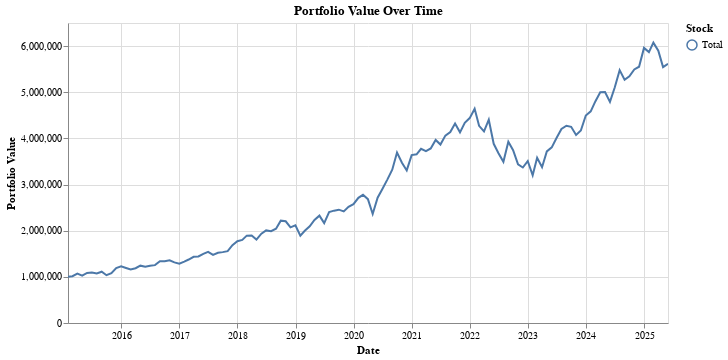
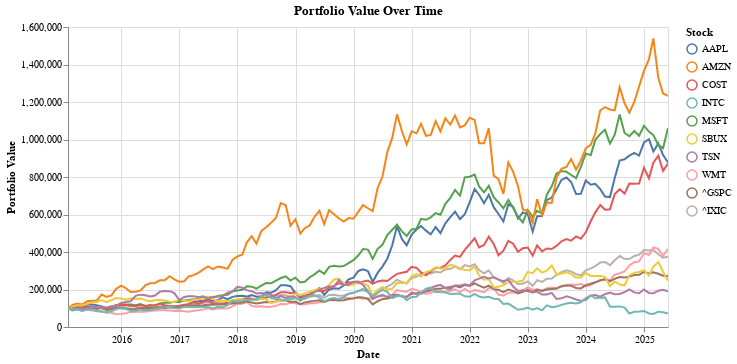

The cell these charts' notebook holds for them, in order:
### Markdown cell above
The initial and ending values of the portfolio are printed for each stock and for the total amount.

The plots can show how your portfolio value evolved over time using your initial stock allocations. Feel free to alter the initial investment amount if you want to get an idea of your own personal finances.

- The **"Total" line** represents the entire portfolio’s value.
- The **colored lines** show how much each individual stock contributed to the total.
- **Hover over** the chart to see daily values and compare how stocks performed relative to each other.

Questions to Ask Yourself:
- Consistency: Do values rise steadily or fluctuate a lot?
- Dominance: Are certain stocks pulling most of the weight?
- Volatility: Are there sharp dips or spikes in certain assets?
- Results: Which stocks end with a higher value and which end with a lower value?

### Code cell
initial_investment_amount = 1e6

returns = calculate_returns(initial_investment_amount, dataframes, allocations)

graph_returns(returns, True, True)

### Figure 1 — Vega-Lite specification as saved in the notebook (floating-point values rounded to 4 significant figures)
{"config": {"view": {"continuousWidth": 300, "continuousHeight": 300}}, "layer": [{"mark": {"type": "line"}, "encoding": {"color": {"field": "Stock", "title": "Stock", "type": "nominal"}, "x": {"field": "Date", "title": "Date", "type": "temporal"}, "y": {"field": "Value", "title": "Portfolio Value", "type": "quantitative"}}, "name": "view_1"}, {"mark": {"type": "point"}, "encoding": {"color": {"field": "Stock", "title": "Stock", "type": "nominal"}, "opacity": {"condition": [{"param": "param_1", "value": 1, "empty": false}], "value": 0}, "x": {"field": "Date", "title": "Date", "type": "temporal"}, "y": {"field": "Value", "title": "Portfolio Value", "type": "quantitative"}}}, {"mark": {"type": "rule", "color": "gray"}, "encoding": {"opacity": {"condition": [{"param": "param_1", "value": 0.3, "empty": false}], "value": 0}, "tooltip": [{"field": "Date", "title": "Date", "type": "temporal"}, {"field": "Total", "format": ".2f", "type": "quantitative"}], "x": {"field": "Date", "type": "temporal"}}, "name": "view_2", "transform": [{"pivot": "Stock", "value": "Value", "groupby": ["Date"]}]}], "data": {"name": "data-1d370d124ce98fe10962d7f57c570203"}, "height": 300, "params": [{"name": "param_2", "select": {"type": "interval", "encodings": ["x", "y"]}, "bind": "scales", "views": ["view_1"]}, {"name": "param_1", "select": {"type": "point", "fields": ["Date"], "nearest": true, "on": "mouseover"}, "views": ["view_2"]}], "title": "Portfolio Value Over Time", "width": 600, "$schema": "https://vega.github.io/schema/vega-lite/v5.20.1.json", "datasets": {"data-1d370d124ce98fe10962d7f57c570203": [{"Date": "2015-01-31T00:00:00-05:00", "Stock": "Total", "Value": 1000000.0}, {"Date": "2015-02-28T00:00:00-05:00", "Stock": "Total", "Value": 1015000.0}, {"Date": "2015-03-31T00:00:00-04:00", "Stock": "Total", "Value": 1069000.0}, {"Date": "2015-04-30T00:00:00-04:00", "Stock": "Total", "Value": 1026000.0}, {"Date": "2015-05-31T00:00:00-04:00", "Stock": "Total", "Value": 1085000.0}, {"Date": "2015-06-30T00:00:00-04:00", "Stock": "Total", "Value": 1095000.0}, {"Date": "2015-07-31T00:00:00-04:00", "Stock": "Total", "Value": 1072000.0}, {"Date": "2015-08-31T00:00:00-04:00", "Stock": "Total", "Value": 1111000.0}, {"Date": "2015-09-30T00:00:00-04:00", "Stock": "Total", "Value": 1036000.0}, {"Date": "2015-10-31T00:00:00-04:00", "Stock": "Total", "Value": 1079000.0}, {"Date": "2015-11-30T00:00:00-05:00", "Stock": "Total", "Value": 1191000.0}, {"Date": "2015-12-31T00:00:00-05:00", "Stock": "Total", "Value": 1231000.0}, {"Date": "2016-01-31T00:00:00-05:00", "Stock": "Total", "Value": 1193000.0}, {"Date": "2016-02-29T00:00:00-05:00", "Stock": "Total", "Value": 1158000.0}, {"Date": "2016-03-31T00:00:00-04:00", "Stock": "Total", "Value": 1187000.0}, {"Date": "2016-04-30T00:00:00-04:00", "Stock": "Total", "Value": 1242000.0}, {"Date": "2016-05-31T00:00:00-04:00", "Stock": "Total", "Value": 1217000.0}, {"Date": "2016-06-30T00:00:00-04:00", "Stock": "Total", "Value": 1241000.0}, {"Date": "2016-07-31T00:00:00-04:00", "Stock": "Total", "Value": 1253000.0}, {"Date": "2016-08-31T00:00:00-04:00", "Stock": "Total", "Value": 1337000.0}, {"Date": "2016-09-30T00:00:00-04:00", "Stock": "Total", "Value": 1339000.0}, {"Date": "2016-10-31T00:00:00-04:00", "Stock": "Total", "Value": 1360000.0}, {"Date": "2016-11-30T00:00:00-05:00", "Stock": "Total", "Value": 1313000.0}, {"Date": "2016-12-31T00:00:00-05:00", "Stock": "Total", "Value": 1286000.0}, {"Date": "2017-01-31T00:00:00-05:00", "Stock": "Total", "Value": 1331000.0}, {"Date": "2017-02-28T00:00:00-05:00", "Stock": "Total", "Value": 1375000.0}, {"Date": "2017-03-31T00:00:00-04:00", "Stock": "Total", "Value": 1434000.0}, {"Date": "2017-04-30T00:00:00-04:00", "Stock": "Total", "Value": 1442000.0}, {"Date": "2017-05-31T00:00:00-04:00", "Stock": "Total", "Value": 1500000.0}, {"Date": "2017-06-30T00:00:00-04:00", "Stock": "Total", "Value": 1541000.0}, {"Date": "2017-07-31T00:00:00-04:00", "Stock": "Total", "Value": 1476000.0}, {"Date": "2017-08-31T00:00:00-04:00", "Stock": "Total", "Value": 1522000.0}, {"Date": "2017-09-30T00:00:00-04:00", "Stock": "Total", "Value": 1536000.0}, {"Date": "2017-10-31T00:00:00-04:00", "Stock": "Total", "Value": 1557000.0}, {"Date": "2017-11-30T00:00:00-05:00", "Stock": "Total", "Value": 1685000.0}, {"Date": "2017-12-31T00:00:00-05:00", "Stock": "Total", "Value": 1773000.0}, {"Date": "2018-01-31T00:00:00-05:00", "Stock": "Total", "Value": 1800000.0}, {"Date": "2018-02-28T00:00:00-05:00", "Stock": "Total", "Value": 1893000.0}, {"Date": "2018-03-31T00:00:00-04:00", "Stock": "Total", "Value": 1894000.0}, {"Date": "2018-04-30T00:00:00-04:00", "Stock": "Total", "Value": 1807000.0}, {"Date": "2018-05-31T00:00:00-04:00", "Stock": "Total", "Value": 1936000.0}, {"Date": "2018-06-30T00:00:00-04:00", "Stock": "Total", "Value": 2006000.0}, {"Date": "2018-07-31T00:00:00-04:00", "Stock": "Total", "Value": 1989000.0}, {"Date": "2018-08-31T00:00:00-04:00", "Stock": "Total", "Value": 2044000.0}, {"Date": "2018-09-30T00:00:00-04:00", "Stock": "Total", "Value": 2218000.0}, {"Date": "2018-10-31T00:00:00-04:00", "Stock": "Total", "Value": 2204000.0}, {"Date": "2018-11-30T00:00:00-05:00", "Stock": "Total", "Value": 2071000.0}, {"Date": "2018-12-31T00:00:00-05:00", "Stock": "Total", "Value": 2115000.0}, {"Date": "2019-01-31T00:00:00-05:00", "Stock": "Total", "Value": 1893000.0}, {"Date": "2019-02-28T00:00:00-05:00", "Stock": "Total", "Value": 1998000.0}, {"Date": "2019-03-31T00:00:00-04:00", "Stock": "Total", "Value": 2096000.0}, {"Date": "2019-04-30T00:00:00-04:00", "Stock": "Total", "Value": 2234000.0}, {"Date": "2019-05-31T00:00:00-04:00", "Stock": "Total", "Value": 2326000.0}, {"Date": "2019-06-30T00:00:00-04:00", "Stock": "Total", "Value": 2165000.0}, {"Date": "2019-07-31T00:00:00-04:00", "Stock": "Total", "Value": 2405000.0}, {"Date": "2019-08-31T00:00:00-04:00", "Stock": "Total", "Value": 2434000.0}, {"Date": "2019-09-30T00:00:00-04:00", "Stock": "Total", "Value": 2455000.0}, {"Date": "2019-10-31T00:00:00-04:00", "Stock": "Total", "Value": 2417000.0}, {"Date": "2019-11-30T00:00:00-05:00", "Stock": "Total", "Value": 2518000.0}, {"Date": "2019-12-31T00:00:00-05:00", "Stock": "Total", "Value": 2575000.0}, {"Date": "2020-01-31T00:00:00-05:00", "Stock": "Total", "Value": 2712000.0}, {"Date": "2020-02-29T00:00:00-05:00", "Stock": "Total", "Value": 2778000.0}, {"Date": "2020-03-31T00:00:00-04:00", "Stock": "Total", "Value": 2683000.0}, {"Date": "2020-04-30T00:00:00-04:00", "Stock": "Total", "Value": 2363000.0}, {"Date": "2020-05-31T00:00:00-04:00", "Stock": "Total", "Value": 2716000.0}, {"Date": "2020-06-30T00:00:00-04:00", "Stock": "Total", "Value": 2905000.0}, {"Date": "2020-07-31T00:00:00-04:00", "Stock": "Total", "Value": 3107000.0}, {"Date": "2020-08-31T00:00:00-04:00", "Stock": "Total", "Value": 3321000.0}, {"Date": "2020-09-30T00:00:00-04:00", "Stock": "Total", "Value": 3692000.0}, {"Date": "2020-10-31T00:00:00-04:00", "Stock": "Total", "Value": 3474000.0}, {"Date": "2020-11-30T00:00:00-05:00", "Stock": "Total", "Value": 3306000.0}, {"Date": "2020-12-31T00:00:00-05:00", "Stock": "Total", "Value": 3638000.0}, {"Date": "2021-01-31T00:00:00-05:00", "Stock": "Total", "Value": 3656000.0}, {"Date": "2021-02-28T00:00:00-05:00", "Stock": "Total", "Value": 3775000.0}, {"Date": "2021-03-31T00:00:00-04:00", "Stock": "Total", "Value": 3724000.0}, {"Date": "2021-04-30T00:00:00-04:00", "Stock": "Total", "Value": 3782000.0}, {"Date": "2021-05-31T00:00:00-04:00", "Stock": "Total", "Value": 3967000.0}, {"Date": "2021-06-30T00:00:00-04:00", "Stock": "Total", "Value": 3867000.0}, {"Date": "2021-07-31T00:00:00-04:00", "Stock": "Total", "Value": 4060000.0}, {"Date": "2021-08-31T00:00:00-04:00", "Stock": "Total", "Value": 4138000.0}, {"Date": "2021-09-30T00:00:00-04:00", "Stock": "Total", "Value": 4323000.0}, {"Date": "2021-10-31T00:00:00-04:00", "Stock": "Total", "Value": 4131000.0}, {"Date": "2021-11-30T00:00:00-05:00", "Stock": "Total", "Value": 4338000.0}, {"Date": "2021-12-31T00:00:00-05:00", "Stock": "Total", "Value": 4440000.0}, {"Date": "2022-01-31T00:00:00-05:00", "Stock": "Total", "Value": 4642000.0}, {"Date": "2022-02-28T00:00:00-05:00", "Stock": "Total", "Value": 4272000.0}, {"Date": "2022-03-31T00:00:00-04:00", "Stock": "Total", "Value": 4152000.0}, {"Date": "2022-04-30T00:00:00-04:00", "Stock": "Total", "Value": 4405000.0}, {"Date": "2022-05-31T00:00:00-04:00", "Stock": "Total", "Value": 3882000.0}, {"Date": "2022-06-30T00:00:00-04:00", "Stock": "Total", "Value": 3680000.0}, {"Date": "2022-07-31T00:00:00-04:00", "Stock": "Total", "Value": 3493000.0}, {"Date": "2022-08-31T00:00:00-04:00", "Stock": "Total", "Value": 3929000.0}, {"Date": "2022-09-30T00:00:00-04:00", "Stock": "Total", "Value": 3743000.0}, {"Date": "2022-10-31T00:00:00-04:00", "Stock": "Total", "Value": 3435000.0}, {"Date": "2022-11-30T00:00:00-05:00", "Stock": "Total", "Value": 3369000.0}, {"Date": "2022-12-31T00:00:00-05:00", "Stock": "Total", "Value": 3510000.0}, {"Date": "2023-01-31T00:00:00-05:00", "Stock": "Total", "Value": 3201000.0}, {"Date": "2023-02-28T00:00:00-05:00", "Stock": "Total", "Value": 3581000.0}, {"Date": "2023-03-31T00:00:00-04:00", "Stock": "Total", "Value": 3376000.0}, {"Date": "2023-04-30T00:00:00-04:00", "Stock": "Total", "Value": 3718000.0}, {"Date": "2023-05-31T00:00:00-04:00", "Stock": "Total", "Value": 3806000.0}, {"Date": "2023-06-30T00:00:00-04:00", "Stock": "Total", "Value": 4008000.0}, {"Date": "2023-07-31T00:00:00-04:00", "Stock": "Total", "Value": 4203000.0}, {"Date": "2023-08-31T00:00:00-04:00", "Stock": "Total", "Value": 4275000.0}, {"Date": "2023-09-30T00:00:00-04:00", "Stock": "Total", "Value": 4251000.0}, {"Date": "2023-10-31T00:00:00-04:00", "Stock": "Total", "Value": 4075000.0}, {"Date": "2023-11-30T00:00:00-05:00", "Stock": "Total", "Value": 4170000.0}, {"Date": "2023-12-31T00:00:00-05:00", "Stock": "Total", "Value": 4496000.0}, {"Date": "2024-01-31T00:00:00-05:00", "Stock": "Total", "Value": 4586000.0}, {"Date": "2024-02-29T00:00:00-05:00", "Stock": "Total", "Value": 4801000.0}, {"Date": "2024-03-31T00:00:00-04:00", "Stock": "Total", "Value": 5001000.0}, {"Date": "2024-04-30T00:00:00-04:00", "Stock": "Total", "Value": 5003000.0}, {"Date": "2024-05-31T00:00:00-04:00", "Stock": "Total", "Value": 4791000.0}, {"Date": "2024-06-30T00:00:00-04:00", "Stock": "Total", "Value": 5102000.0}, {"Date": "2024-07-31T00:00:00-04:00", "Stock": "Total", "Value": 5478000.0}, {"Date": "2024-08-31T00:00:00-04:00", "Stock": "Total", "Value": 5270000.0}, {"Date": "2024-09-30T00:00:00-04:00", "Stock": "Total", "Value": 5347000.0}, {"Date": "2024-10-31T00:00:00-04:00", "Stock": "Total", "Value": 5494000.0}, {"Date": "2024-11-30T00:00:00-05:00", "Stock": "Total", "Value": 5553000.0}, {"Date": "2024-12-31T00:00:00-05:00", "Stock": "Total", "Value": 5961000.0}, {"Date": "2025-01-31T00:00:00-05:00", "Stock": "Total", "Value": 5870000.0}, {"Date": "2025-02-28T00:00:00-05:00", "Stock": "Total", "Value": 6074000.0}, {"Date": "2025-03-31T00:00:00-04:00", "Stock": "Total", "Value": 5901000.0}, {"Date": "2025-04-30T00:00:00-04:00", "Stock": "Total", "Value": 5544000.0}, {"Date": "2025-05-31T00:00:00-04:00", "Stock": "Total", "Value": 5615000.0}]}}

### Figure 2 — Vega-Lite specification as saved in the notebook (floating-point values rounded to 4 significant figures; data arrays with more than 128 entries replaced by an {"elided": "..."} marker saying what was removed)
{"config": {"view": {"continuousWidth": 300, "continuousHeight": 300}}, "layer": [{"mark": {"type": "line"}, "encoding": {"color": {"field": "Stock", "title": "Stock", "type": "nominal"}, "x": {"field": "Date", "title": "Date", "type": "temporal"}, "y": {"field": "Value", "title": "Portfolio Value", "type": "quantitative"}}, "name": "view_3"}, {"mark": {"type": "point"}, "encoding": {"color": {"field": "Stock", "title": "Stock", "type": "nominal"}, "opacity": {"condition": [{"param": "param_3", "value": 1, "empty": false}], "value": 0}, "x": {"field": "Date", "title": "Date", "type": "temporal"}, "y": {"field": "Value", "title": "Portfolio Value", "type": "quantitative"}}}, {"mark": {"type": "rule", "color": "gray"}, "encoding": {"opacity": {"condition": [{"param": "param_3", "value": 0.3, "empty": false}], "value": 0}, "tooltip": [{"field": "Date", "title": "Date", "type": "temporal"}, {"field": "AAPL", "format": ".2f", "type": "quantitative"}, {"field": "MSFT", "format": ".2f", "type": "quantitative"}, {"field": "^IXIC", "format": ".2f", "type": "quantitative"}, {"field": "COST", "format": ".2f", "type": "quantitative"}, {"field": "WMT", "format": ".2f", "type": "quantitative"}, {"field": "AMZN", "format": ".2f", "type": "quantitative"}, {"field": "^GSPC", "format": ".2f", "type": "quantitative"}, {"field": "SBUX", "format": ".2f", "type": "quantitative"}, {"field": "TSN", "format": ".2f", "type": "quantitative"}, {"field": "INTC", "format": ".2f", "type": "quantitative"}], "x": {"field": "Date", "type": "temporal"}}, "name": "view_4", "transform": [{"pivot": "Stock", "value": "Value", "groupby": ["Date"]}]}], "data": {"name": "data-52630035ed622850db09a99cfa94dee6"}, "height": 300, "params": [{"name": "param_4", "select": {"type": "interval", "encodings": ["x", "y"]}, "bind": "scales", "views": ["view_3"]}, {"name": "param_3", "select": {"type": "point", "fields": ["Date"], "nearest": true, "on": "mouseover"}, "views": ["view_4"]}], "title": "Portfolio Value Over Time", "width": 600, "$schema": "https://vega.github.io/schema/vega-lite/v5.20.1.json", "datasets": {"data-52630035ed622850db09a99cfa94dee6": {"elided": "1250 records"}}}
